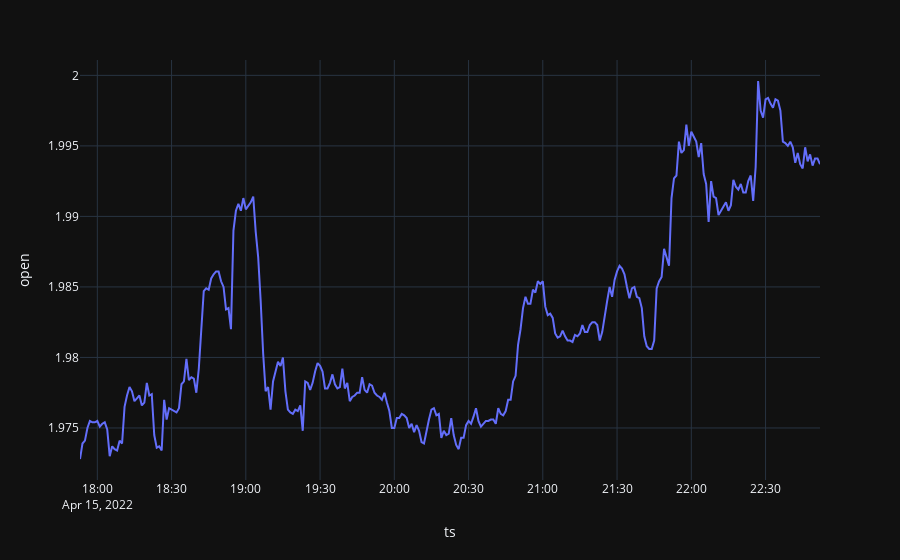

Notebook code cell kept with this figure:
### Code cell
px.line(df, x='ts', y='open', template='plotly_dark')

### Figure 1 — Plotly figure (JSON) as saved in the notebook; plotly's stock layout.template omitted (floating-point values rounded to 4 significant figures; data arrays with more than 128 entries replaced by an {"elided": "..."} marker saying what was removed)
{"data": [{"hovertemplate": "ts=%{x}<br>open=%{y}<extra></extra>", "legendgroup": "", "line": {"color": "#636efa", "dash": "solid"}, "marker": {"symbol": "circle"}, "mode": "lines", "name": "", "orientation": "v", "showlegend": false, "x": {"elided": "300 str values"}, "xaxis": "x", "y": {"elided": "300 float values"}, "yaxis": "y", "type": "scatter"}], "layout": {"xaxis": {"anchor": "y", "domain": [0.0, 1.0], "title": {"text": "ts"}}, "yaxis": {"anchor": "x", "domain": [0.0, 1.0], "title": {"text": "open"}}, "legend": {"tracegroupgap": 0}, "margin": {"t": 60}}}
